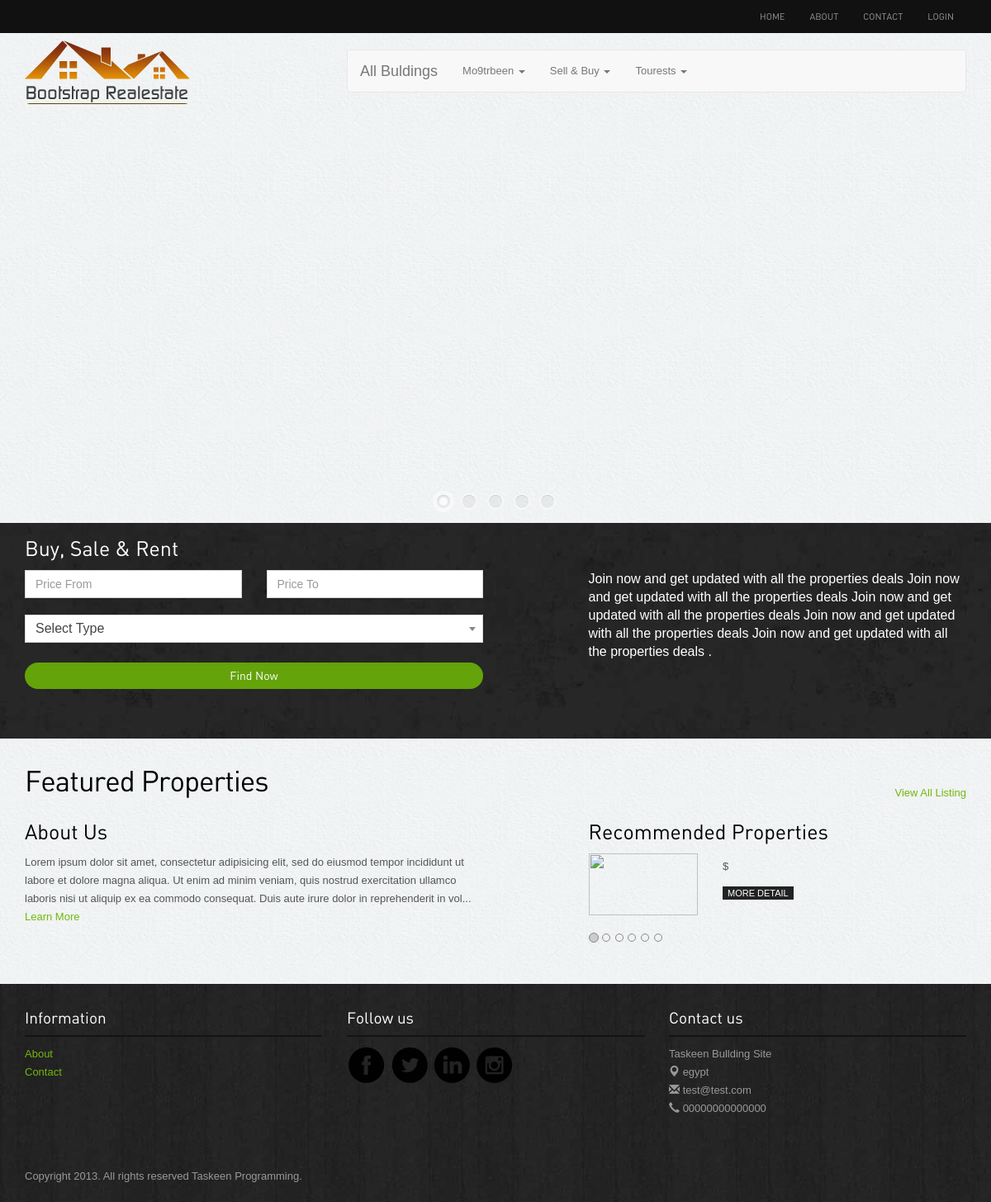
The page / on the database its author committed.
### tables this page shows
CREATE TABLE `categouries` (
  `id` int(11) NOT NULL,
  `name` varchar(255) NOT NULL
);

CREATE TABLE `sitesetting` (
  `id` int(11) NOT NULL,
  `slug` varchar(50) NOT NULL,
  `nameSetting` varchar(50) NOT NULL,
  `value` text NOT NULL,
  `type` tinyint(4) NOT NULL,
  `created_at` timestamp NOT NULL DEFAULT '0000-00-00 00:00:00',
  `updated_at` timestamp NOT NULL DEFAULT '0000-00-00 00:00:00'
);

### init.php (called while the page is built)
<?php
    include "connect.php";
    include "includes/functions/functions.php";
    include "includes/templates/header.php";
?>

### includes/functions/functions.php (called while the page is built, shortened)
<?php
   function getAllFrom($field, $table, $where = null, $and = null, $orderField = 'id', $ordering = 'ASC', $limit = null)
   {
      global $conn;
      $stmt = $conn->prepare("SELECT $field FROM $table $where $and ORDER BY $orderField $ordering $limit");
      $stmt->execute();
      $all = $stmt->fetchAll();
      return $all;
   }
   function getOneFrom($field, $table, $where = null, $and = null, $orderField = 'id', $ordering = 'ASC', $limit = null)
   {
      global $conn;
      $stmt = $conn->prepare("SELECT $field FROM $table $where $and ORDER BY $orderField $ordering $limit");
      $stmt->execute();
      $all = $stmt->fetch();
      return $all;
   }
   function getSetting($settingName = 'siteName')
   {
      global $conn;
      $stmt = $conn->prepare("SELECT value FROM sitesetting WHERE nameSetting = '$settingName'");
      $stmt->execute();
      $all = $stmt->fetch();
      return $all[0];
   }
?>

### index.php (the view, shortened to what this page needs)
<?php
   include'init.php';
   $recommendedBullding = getOneFrom('*', 'buldings', 'WHERE isApproved = 1');
?>
<div class="">
	<div class="sl-slider-wrapper" id="slider">
		<div class="sl-slider">
		</div>
		<nav class="nav-dots" id="nav-dots">
			<span class="nav-dot-current"></span> <span></span> <span></span> <span></span> <span></span>
		</nav>
	</div>
   <div class="banner-search">
       <div class="container">
           <h3>Buy, Sale & Rent</h3>
           <div class="searchbar">
               <div class="row">
                   <div class="col-lg-6 col-sm-6">
                       <div class="search-form">
       					<form action="search.php" method="get">
       						<div class="row">
       							<div class="col-lg-6">
       								<input class="form-control" type="number" name="price_from" value="" placeholder="Price From">
       							</div>
       							<div class="col-lg-6">
       								<input class="form-control" type="number" name="price_to" value="" placeholder="Price To">
       							</div>
       							<div class="col-lg-12 marginSelect">
       							</div>
       						</div>
       						<button type="submit" class="btn btn-primary">Find Now</button>
       					</form>
       				</div>
                   </div>
                   <div class="col-lg-5 col-lg-offset-1 col-sm-6 ">
                       <p>Join now and get updated with all the properties deals Join now and get updated with all the properties deals Join now and get updated with all the properties deals Join now and get updated with all the properties deals Join now and get updated with all the properties deals .</p>
                   </div>
               </div>
           </div>
       </div>
</div>
<div class="container">
	<div class="properties-listing spacer">
		<a class="pull-right viewall" href="buysalerent.php">View All Listing</a>
		<h2>Featured Properties</h2>
	</div>
	<div class="spacer">
		<div class="row">
			<div class="col-lg-6 col-sm-9 recent-view">
				<h3>About Us</h3>
				<p><?php echo substr(getSetting('siteDesc'), 0, 290).'...';?><br>
				<a href="about.php">Learn More</a></p>
			</div>
			<div class="col-lg-5 col-lg-offset-1 col-sm-3 recommended">
				<h3>Recommended Properties</h3>
				<div class="carousel slide" id="myCarousel">
					<ol class="carousel-indicators">
						<li class="active" data-slide-to="0" data-target="#myCarousel"></li>
						<li class="" data-slide-to="1" data-target="#myCarousel"></li>
						<li class="" data-slide-to="2" data-target="#myCarousel"></li>
						<li class="" data-slide-to="3" data-target="#myCarousel"></li>
						<li class="" data-slide-to="3" data-target="#myCarousel"></li>
						<li class="" data-slide-to="3" data-target="#myCarousel"></li>
					</ol>
					<div class="carousel-inner">
                     <div class="item active">
                        <div class="row">
                           <div class="col-lg-4">
                              <img alt="<?php echo $recommendedBullding['title']?>" class="img-responsive" src="<?php echo $recommendedBullding['image']?>" style="width: 132px; height: 75px;">
                           </div>
                           <div class="col-lg-8">
                              <p class="price">$<?php echo $recommendedBullding['price']?></p><a class="more" href="property-detail.php?bu_id=<?php echo $recommendedBullding['id'] ?>&view=<?php echo sha1($recommendedBullding['title']) ?>">More Detail</a>
                           </div>
                        </div>
                     </div>
					</div>
				</div>
			</div>
		</div>
	</div>
</div>
<?php
   include'includes/templates/footer.php';
?>

### includes/templates/header.php (shortened to what this page needs)
<!DOCTYPE html>
<html lang="en">
<head>
    <link rel="stylesheet" href="assets/bootstrap/css/bootstrap.css" />
    <link rel="stylesheet" href="assets/owl-carousel/owl.carousel.css">
    <link rel="stylesheet" href="assets/owl-carousel/owl.theme.css">
    <link rel="stylesheet" type="text/css" href="assets/slitslider/css/style.css" />
    <link rel="stylesheet" type="text/css" href="assets/slitslider/css/custom.css" />
    <link rel="stylesheet" type="text/css" href="assets/css/sweetalert.css" />
    <link rel="stylesheet" href="assets/css/select2.min.css"/>
    <link rel="stylesheet" href="assets/css/reset.css"/>
    <link rel="stylesheet" href="assets/css/card.css"/>
    <link rel="stylesheet" href="assets/css/AdminLTE.min.css"/>
    <link rel="stylesheet" href="assets/css/styles.css"/>
</head>
<body>
    <div class="navbar-wrapper">
        <div class="navbar-inverse" role="navigation">
            <div class="container">
                <div class="navbar-collapse  collapse">
                    <ul class="nav navbar-nav navbar-right">
                        <li><a href="index.php">Home</a></li>
                        <li><a href="about.php">About</a></li>
                        <li><a href="contact.php">Contact</a></li>
                        <?php if (isset($_SESSION['user_mail'])): ?>
                           <li><a href="buldings.php">Add Free Bullding</a></li>
                           <li><a href="profile.php">profile</a></li>
                           <li><a href="logout.php">logout</a></li>
                        <?php else: ?>
                           <li><a href="#" data-target="#loginpop" data-toggle="modal">Login</a></li>
                        <?php endif; ?>
                    </ul>
                </div>
            </div>
        </div>
    </div>
    <div class="container">
        <div class="row">
            <div class="col-md-4">
              <img src="images/logo.png" alt="" class="img-rounded" style="margin-top: 9px;">
            </div>
            <div class="col-md-8">
                <nav class="navbar navbar-default" style="margin-top: 20px;">
                    <div class="container-fluid">
                        <div class="navbar-header">
                             <a class="navbar-brand" href="buysalerent.php">All Buldings</a>
                        </div>
                        <div class="collapse navbar-collapse" id="bs-example-navbar-collapse-1">
                            <ul class="nav navbar-nav">
                                <?php
                                $cats = getAllFrom('*', 'categouries', null, null, 'name', 'ASC', null);
                                foreach ($cats as $cat): ?>
                                    <li class="dropdown">
                                        <a href="#" class="dropdown-toggle" data-toggle="dropdown" role="button" aria-haspopup="true" aria-expanded="false"><?php echo $cat['name'] ?> <span class="caret"></span></a>
                                    </li>
                                <?php endforeach; ?>
                            </ul>
                        </div>
                    </div>
                </nav>
            </div>
        </div>
    </div>

### includes/templates/footer.php (shortened to what this page needs)
<div class="footer">
   <div class="container">
      <div class="row">
         <div class="col-lg-4 col-sm-3">
            <h4>Information</h4>
            <ul class="row">
               <li class="col-lg-12 col-sm-12 col-xs-3"><a href="about.php">About</a></li>
               <li class="col-lg-12 col-sm-12 col-xs-3"><a href="contact.php">Contact</a></li>
            </ul>
         </div>
            <div class="col-lg-4 col-sm-3">
               <h4>Follow us</h4>
               <a href="<?php echo getSetting('facebook');?>"><img src="images/facebook.png" alt="facebook"></a>
               <a href="<?php echo getSetting('twitter');?>"><img src="images/twitter.png" alt="twitter"></a>
               <a href="<?php echo getSetting('linkedin');?>"><img src="images/linkedin.png" alt="linkedin"></a>
               <a href="<?php echo getSetting('instgram');?>"><img src="images/instagram.png" alt="instagram"></a>
            </div>
            <div class="col-lg-4 col-sm-3">
               <h4>Contact us</h4>
               <p><b><?php echo getSetting();?></b><br>
                  <span class="glyphicon glyphicon-map-marker"></span> <?php echo getSetting('address');?> <br>
                  <span class="glyphicon glyphicon-envelope"></span> <?php echo getSetting('email');?><br>
                  <span class="glyphicon glyphicon-earphone"></span> <?php echo getSetting('sitePhone');?></p>
               </div>
            </div>
            <p class="copyright">Copyright 2013. All rights reserved <?php echo getSetting('copyright');?>.	</p>
         </div></div>
      </body>
      </html>

### assets/slitslider/css/style.css (style rules this page uses)
.sl-slider-wrapper { width: 800px; height: 400px; margin: 0 auto; position: relative; overflow: hidden; }
.sl-slider { position: absolute; top: 0; left: 0; }

### assets/slitslider/css/custom.css (style rules this page uses)
.sl-slider-wrapper { width: 100%; height: 500px; overflow: hidden; position: relative; }
.nav-dots { text-align: center; position: absolute; bottom: 2%; height: 30px; width: 100%; left: 0; z-index: 1000; }
.nav-dots span { display: inline-block; position: relative; width: 16px; height: 16px; border-radius: 50%; margin: 3px; background: #ddd; background: rgba(150,150,150,0.4); cursor: pointer; box-shadow: 0 1px 1px rgba(255,255,255,0.4), inset 0 1px 1px rgba(0,0,0,0.1); }
.nav-dots span { background: rgba(150,150,150,0.1); margin: 6px; -webkit-transition: all 0.2s; -moz-transition: all 0.2s; -ms-transition: all 0.2s; -o-transition: all 0.2s; transition: all 0.2s; box-shadow: 0 1px 1px rgba(255,255,255,0.4), inset 0 1px 1px rgba(0,0,0,0.1), 0 0 0 2px rgba(255,255,255,0.5); }
.nav-dots span.nav-dot-current, .nav-dots span:hover { box-shadow: 0 1px 1px rgba(255,255,255,0.4), inset 0 1px 1px rgba(0,0,0,0.1), 0 0 0 5px rgba(255,255,255,0.5); }
.nav-dots span.nav-dot-current:after { content: ""; position: absolute; width: 10px; height: 10px; top: 3px; left: 3px; border-radius: 50%; background: rgba(255,255,255,0.8); }

### assets/css/card.css (style rules this page uses)
*, *::after, *::before { -webkit-box-sizing: border-box; -moz-box-sizing: border-box; box-sizing: border-box; }
*::after, *::before { content: ''; }
body { font-size: 100%; font-family: "PT Sans", sans-serif; color: #3e585f; }
body::after { position: fixed; top: 0; left: 0; width: 100%; height: 100%; background: rgba(71, 55, 78, 0.8); visibility: hidden; opacity: 0; -webkit-transition: opacity .3s 0s, visibility 0s .3s; -moz-transition: opacity .3s 0s, visibility 0s .3s; transition: opacity .3s 0s, visibility 0s .3s; }
a { color: #f82f53; text-decoration: none; }
img { max-width: 100%; }
html, body { height: 100%; }

### assets/css/styles.css (style rules this page uses)
body { color:#555; font:normal 13px/22px Arial; background:url(../images/bgmain.png) #eee; }
h1,h2,h3,h4,h5 { font-weight:normal; font-family: din;margin: 0;padding: 0;color: #000 }
h2 { font-size: 35px; letter-spacing: -1px;margin-bottom: 20px; }
h3 { margin: 0 0 15px 0; font-size: 25px; }
h4 { margin: 10px 0; font-size: 19px; }
p { margin-bottom: 30px; }
a { color:#72b70f; text-decoration:none;outline: none; }
.spacer { margin-top: 40px;margin-bottom:40px; }
select,input { outline: 0; margin-bottom: 20px; }
a.more { background-color: #222; padding: 2px 6px;color: #fff; text-transform: uppercase; font-size: 11px; }
.btn { border-radius: 5px; font-family: din; outline: none; }
.btn-primary { background: #64a30a;border:none;width: 100%;border-radius: 20px; }
.navbar-inverse { background-color: #111; }
.navbar-inverse .navbar-nav > li > a { font-size: 11px;padding-top: 10px;padding-bottom: 10px;font-family: din;text-transform: uppercase; }
.banner-search { background:url(../images/bginside.jpg) #111;color: #fff;padding: 20px 0 10px 0; font-size: 16px; }
.banner-search h3 { color: #fff; }
.properties-listing .viewall { margin-top: 15px; }
.recommended { position: relative; }
.recommended .carousel-indicators { position: absolute;text-align: left;left: 0;bottom: -40px;margin: 0; }
.recommended .carousel-indicators li { border: 1px solid #888; }
.recommended .carousel-indicators .active { background-color:#ccc; }
.recommended p { margin: 5px 0 10px 0; }
.search-form { margin-bottom: 50px; }
.footer { background:url(../images/bg.jpg) #222; padding: 20px 0; color: #999; }
.footer h4 { color: #fff;border-bottom: 2px solid #131313;margin-bottom: 10px;padding-bottom: 10px; }
.footer ul { list-style: none;padding: 0; }
.footer p.copyright { margin: 30px 0 0 0; }
.marginSelect { margin: 0 0 24px !important; }

### rows shown on the page
categouries: name "Mo9trbeen"
categouries: name "Sell & Buy"
categouries: name "Tourests"
sitesetting: value "Lorem ipsum dolor sit amet, consectetur adipisicing elit, sed do eiusmod tempor incididunt ut labore et dolore magna aliqua. Ut enim ad minim veniam, quis nostrud exercitation ullamco laboris nisi ut aliquip ex ea commodo consequat. Duis aute irure dolor in reprehenderit in vol"
sitesetting: value "Taskeen Bullding Site"
sitesetting: value "egypt"
sitesetting: value "test@test.com"
sitesetting: value "00000000000000"
sitesetting: value "Taskeen Programming"
